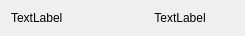
<?xml version="1.0" encoding="UTF-8"?>
<ui version="4.0">
 <class>CharacteristicEntityWidget</class>
 <widget class="QWidget" name="CharacteristicEntityWidget">
  <property name="geometry">
   <rect>
    <x>0</x>
    <y>0</y>
    <width>245</width>
    <height>32</height>
   </rect>
  </property>
  <property name="windowTitle">
   <string>Form</string>
  </property>
  <layout class="QHBoxLayout" name="horizontalLayout">
   <item>
    <widget class="QLabel" name="nameLabel">
     <property name="text">
      <string>TextLabel</string>
     </property>
    </widget>
   </item>
   <item>
    <widget class="QLabel" name="valueLabel">
     <property name="text">
      <string>TextLabel</string>
     </property>
     <property name="alignment">
      <set>Qt::AlignCenter</set>
     </property>
    </widget>
   </item>
  </layout>
 </widget>
 <resources/>
 <connections/>
</ui>
